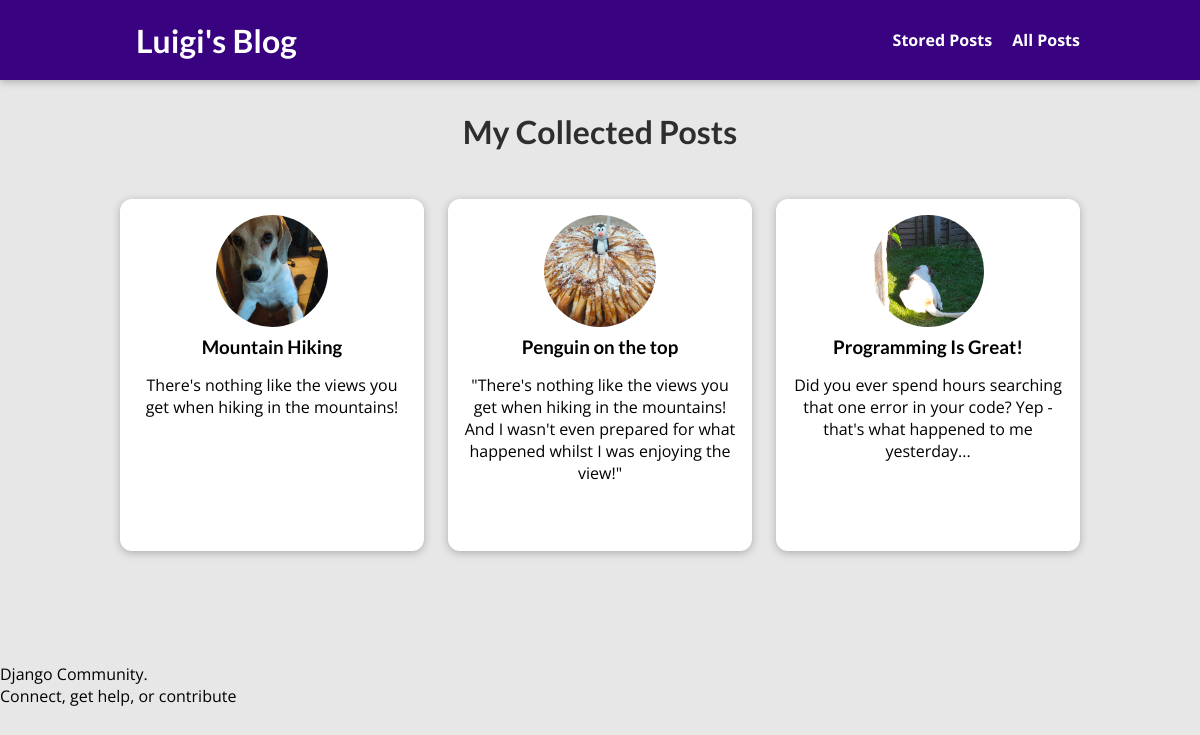
The page /posts on the database its author committed.
### blog/models.py (models this page shows, shortened)
class Post(models.Model):
    title = models.CharField(max_length=150)
    excerpt = models.CharField(max_length=200)
    image = models.ImageField(upload_to="posts", null=True)
    date = models.DateField(auto_now=True)
    slug = models.SlugField(unique=True, db_index=True)
    content = models.TextField(validators=[MinLengthValidator(10)])
    author = models.ForeignKey(
        Author, on_delete=models.SET_NULL, null=True, related_name="posts"
    )
    tags = models.ManyToManyField(Tag)

### blog/views.py (the view)
# urls.py: path("posts", views.AllPostView.as_view(), name="posts-page"),
class AllPostView(ListView):
    template_name = "blog/all-posts.html"
    model = Post
    ordering = ["-date"]
    context_object_name = "all_posts"

### blog/templates/blog/all-posts.html (shortened to what this page needs)
{% extends "base.html" %}
{% load static %}
{% block css_files %}
    <link rel="stylesheet" href="{% static "blog/post.css" %}" type="text/css" media="screen" />
    <link rel="stylesheet" href="{% static "blog/all-posts.css" %}" type="text/css" media="screen" />
{% endblock %}
{% block content %}
    <section id="all-posts">
        <h2>My Collected Posts</h2>
        <ul>
            {% for post in all_posts %}
                {% include "blog/includes/post.html" %}
            {% endfor %}
        </ul>
    </section>
{% endblock %}

### blog/templates/blog/includes/post.html
<li>
    <article class="post">
        <a href="{% url "post-detail-page" post.slug %}"><img src="{{ post.image.url }}" alt="{{ post.title }}"/>
            <div class="post__content">
                <h3>{{ post.title }}</h3>
                <p>{{ post.excerpt }}</p>
            </div>
        </a>
    </article>
</li>

### static/app.css (style rules this page uses)
* { box-sizing: border-box; }
html { font-family: 'Open Sans', 'Lato', sans-serif; }
body { margin: 0; }
h1, h2, h3 { font-family: 'Lato', sans-serif; font-weight: bold; }

### blog/static/blog/post.css (style rules this page uses)
.post { display: flex; flex-direction: column; align-items: center; text-align: center; }
.post a { text-decoration: none; color: black; transition: all 0.2s ease; padding: 1rem; }
.post img { width: 5rem; height: 5rem; object-fit: cover; border-radius: 50%; }
.post h3 { margin: 0.25rem 0; }

### blog/static/blog/all-posts.css (style rules this page uses)
body { background-color: #e7e7e7; }
#all-posts { margin: 7rem auto; width: 90%; max-width: 60rem; }
#all-posts h2 { text-align: center; font-size: 2rem; color: #2e2e2e; margin: 3rem 0; }
ul { list-style: none; margin: 0; padding: 0; display: grid; grid-template-columns: repeat(auto-fill, minmax(17rem, 1fr)); gap: 1.5rem; }
.post img { width: 7rem; height: 7rem; }
.post a { height: 22rem; transform-origin: center; box-shadow: 0 2px 8px rgba(0, 0, 0, 0.25); border-radius: 12px; background-color: white; }

### rows shown on the page
Post: image (picture), title "Mountain Hiking", excerpt "There's nothing like the views you get when hiking in the mountains!"
Post: image (picture), title "Penguin on the top", excerpt "\"There's nothing like the views you get when hiking in the mountains! And I wasn't even prepared for what happened whilst I was enjoying the view!\""
Post: image (picture), title "Programming Is Great!", excerpt "Did you ever spend hours searching that one error in your code? Yep - that's what happened to me yesterday..."
